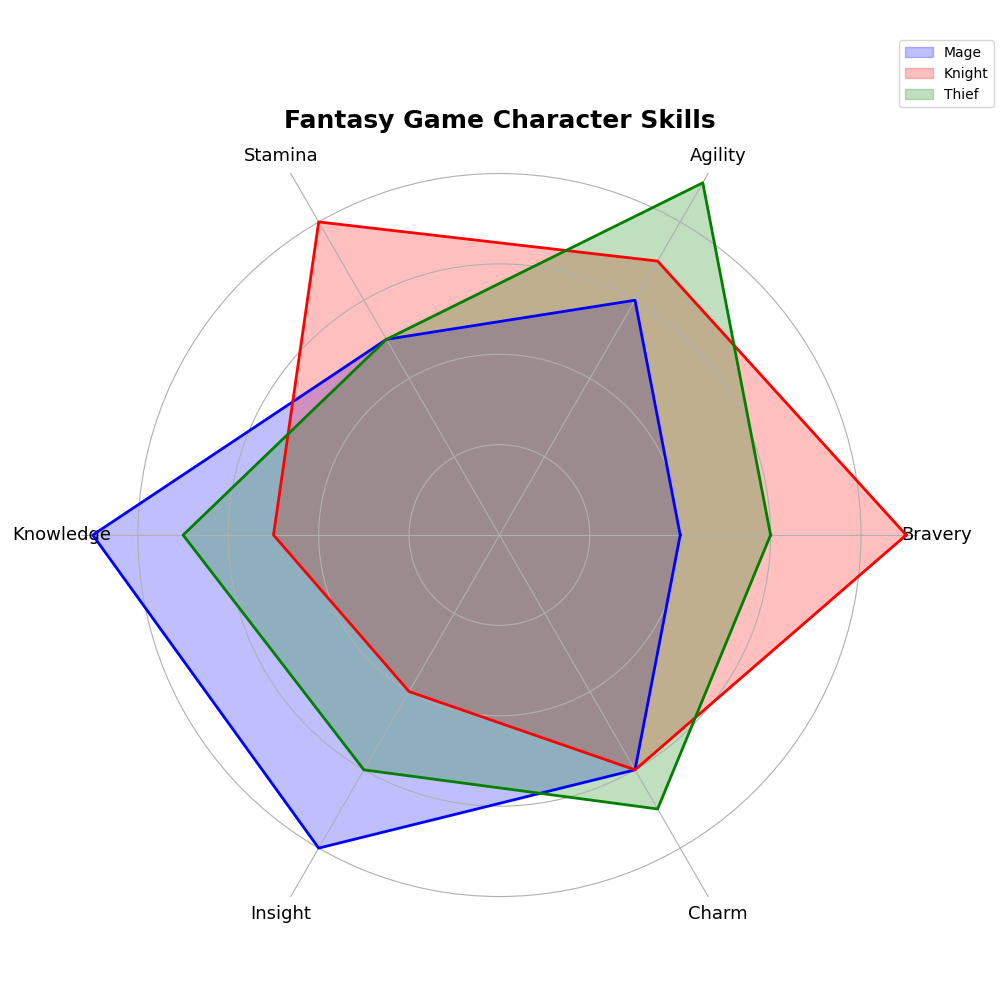

Write Python code to recreate this figure.
import matplotlib.pyplot as plt
import numpy as np

# Define the categories for fantasy role-playing game character attributes
categories = ['Bravery', 'Agility', 'Stamina', 'Knowledge', 'Insight', 'Charm']
n_vars = len(categories)

# Each character's attribute scores
mage = [4, 6, 5, 9, 8, 6]
knight = [9, 7, 8, 5, 4, 6]
thief = [6, 9, 5, 7, 6, 7]

# Repeat the first value to close the radar chart loop
mage += mage[:1]
knight += knight[:1]
thief += thief[:1]

# Calculate angles for each category (including closure)
angles = np.linspace(0, 2 * np.pi, n_vars, endpoint=False).tolist()
angles += angles[:1]

# Initialize the radar chart
fig, ax = plt.subplots(figsize=(10, 10), subplot_kw=dict(polar=True))

# Plot each character and fill the areas
ax.fill(angles, mage, color='blue', alpha=0.25, label='Mage')
ax.plot(angles, mage, color='blue', linewidth=2)

ax.fill(angles, knight, color='red', alpha=0.25, label='Knight')
ax.plot(angles, knight, color='red', linewidth=2)

ax.fill(angles, thief, color='green', alpha=0.25, label='Thief')
ax.plot(angles, thief, color='green', linewidth=2)

# Set the labels for each category
ax.set_xticks(angles[:-1])
ax.set_xticklabels(categories, fontsize=13)

# Title and legend
plt.title('Fantasy Game Character Skills', size=18, weight='bold', va='top')
ax.legend(loc='upper right', bbox_to_anchor=(1.1, 1.1))

# Customize radial axis and hide y-ticks
ax.set_yticklabels([])
ax.set_rlabel_position(0)
ax.spines['polar'].set_visible(False)

# Improve layout to prevent overlapping
plt.tight_layout()

# Display the plot
plt.show()
